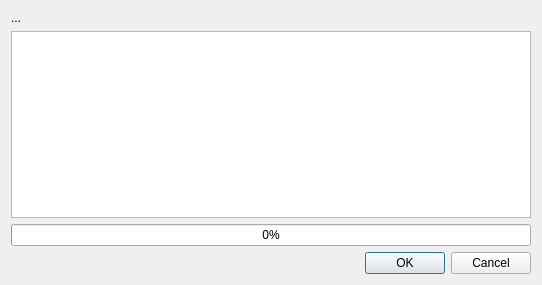
<?xml version="1.0" encoding="UTF-8"?>
<ui version="4.0">
 <class>Dialog</class>
 <widget class="QDialog" name="Dialog">
  <property name="geometry">
   <rect>
    <x>0</x>
    <y>0</y>
    <width>542</width>
    <height>285</height>
   </rect>
  </property>
  <property name="windowTitle">
   <string>Dialog</string>
  </property>
  <property name="windowIcon">
   <iconset>
    <normaloff>../images/movies.png</normaloff>../images/movies.png</iconset>
  </property>
  <layout class="QVBoxLayout" name="verticalLayout">
   <item>
    <widget class="QLabel" name="infoProgress">
     <property name="sizePolicy">
      <sizepolicy hsizetype="Fixed" vsizetype="Fixed">
       <horstretch>0</horstretch>
       <verstretch>0</verstretch>
      </sizepolicy>
     </property>
     <property name="text">
      <string>...</string>
     </property>
    </widget>
   </item>
   <item>
    <widget class="QTextEdit" name="siteResponse"/>
   </item>
   <item>
    <widget class="QProgressBar" name="progressBar">
     <property name="value">
      <number>0</number>
     </property>
    </widget>
   </item>
   <item>
    <widget class="QDialogButtonBox" name="buttonBox">
     <property name="orientation">
      <enum>Qt::Horizontal</enum>
     </property>
     <property name="standardButtons">
      <set>QDialogButtonBox::Cancel|QDialogButtonBox::Ok</set>
     </property>
    </widget>
   </item>
  </layout>
 </widget>
 <resources/>
 <connections>
  <connection>
   <sender>buttonBox</sender>
   <signal>accepted()</signal>
   <receiver>Dialog</receiver>
   <slot>accept()</slot>
   <hints>
    <hint type="sourcelabel">
     <x>248</x>
     <y>254</y>
    </hint>
    <hint type="destinationlabel">
     <x>157</x>
     <y>274</y>
    </hint>
   </hints>
  </connection>
  <connection>
   <sender>buttonBox</sender>
   <signal>rejected()</signal>
   <receiver>Dialog</receiver>
   <slot>reject()</slot>
   <hints>
    <hint type="sourcelabel">
     <x>316</x>
     <y>260</y>
    </hint>
    <hint type="destinationlabel">
     <x>286</x>
     <y>274</y>
    </hint>
   </hints>
  </connection>
 </connections>
</ui>
